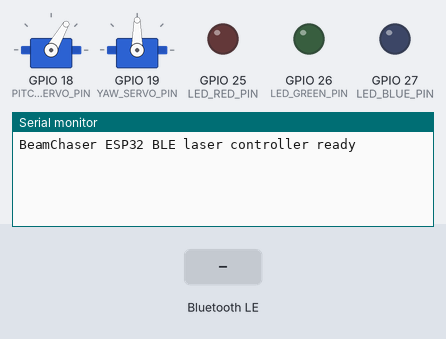
Simulated run of this sketch. Board: ESP32. Parts: 2 × servo, output pins drawn as LEDs (lit = HIGH), the last lines printed to the serial monitor. The inputs (shaded band) are chosen by the test bench. Nothing arrives over Bluetooth unless stated; a phone connects over Bluetooth LE 3 s after start.

Above: at 1.2 s.
1.3 s: Bluetooth LE write "RUNNING" received
At 2.6 s:
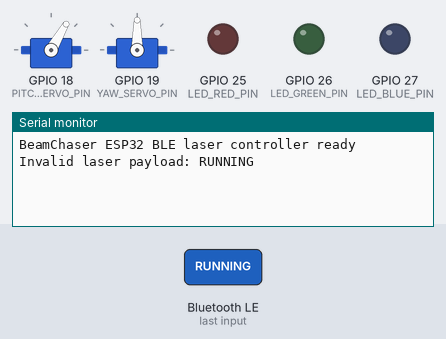
4.3 s: Bluetooth LE write "{" received
At 4.9 s:
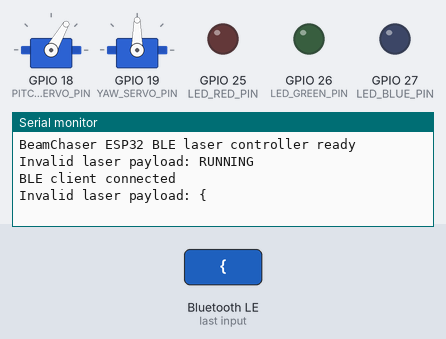
5.8 s: Bluetooth LE write "-" received
At 7.2 s:
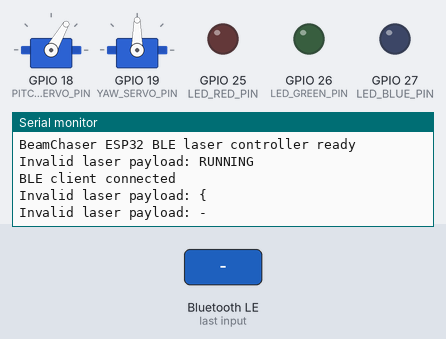

Measured:
- after the input at 1.3 s, the serial monitor: prints a new line at once (image 1)
- after the input at 4.3 s, the serial monitor: prints a new line at once (image 2)
- after the input at 5.8 s, the serial monitor: prints a new line at once (image 3)

The sketch:

beam_esp32_laser_control.ino
```cpp
#include <BLE2902.h>
#include <BLEDevice.h>
#include <BLEServer.h>
#include <BLEUtils.h>
#include <ESP32Servo.h>

namespace {
const char* DEVICE_NAME = "BeamChaser-ESP32";
const char* SERVICE_UUID = "0000FFE0-0000-1000-8000-00805F9B34FB";
const char* CHARACTERISTIC_UUID = "0000FFE1-0000-1000-8000-00805F9B34FB";

constexpr int PITCH_SERVO_PIN = 18;
constexpr int YAW_SERVO_PIN = 19;
constexpr int LED_RED_PIN = 25;
constexpr int LED_GREEN_PIN = 26;
constexpr int LED_BLUE_PIN = 27;

constexpr int PWM_CHANNEL_RED = 0;
constexpr int PWM_CHANNEL_GREEN = 1;
constexpr int PWM_CHANNEL_BLUE = 2;
constexpr int PWM_FREQUENCY = 5000;
constexpr int PWM_RESOLUTION = 8;

constexpr float MIN_PITCH_DEG = 35.0f;
constexpr float MAX_PITCH_DEG = 80.0f;
constexpr float MIN_YAW_DEG = -20.0f;
constexpr float MAX_YAW_DEG = 20.0f;
constexpr float SAFE_PITCH_DEG = 60.0f;
constexpr float SAFE_YAW_DEG = 0.0f;
constexpr uint32_t COMMAND_TIMEOUT_MS = 1500;
}

struct LaserPacket {
  float pitchDeg = SAFE_PITCH_DEG;
  float yawDeg = SAFE_YAW_DEG;
  int red = 0;
  int green = 0;
  int blue = 0;
  float intensity = 0.0f;
  String mode = "SAFE";
};

Servo pitchServo;
Servo yawServo;
BLECharacteristic* laserCharacteristic = nullptr;

bool bleClientConnected = false;
uint32_t lastCommandAtMs = 0;
LaserPacket currentPacket;

float clampFloat(float value, float minValue, float maxValue) {
  if (value < minValue) {
    return minValue;
  }

  if (value > maxValue) {
    return maxValue;
  }

  return value;
}

int clampInt(int value, int minValue, int maxValue) {
  if (value < minValue) {
    return minValue;
  }

  if (value > maxValue) {
    return maxValue;
  }

  return value;
}

bool extractFloatValue(const String& payload, const String& key, float& outValue) {
  const int keyIndex = payload.indexOf(key);
  if (keyIndex < 0) {
    return false;
  }

  const int colonIndex = payload.indexOf(':', keyIndex + key.length());
  if (colonIndex < 0) {
    return false;
  }

  int endIndex = colonIndex + 1;
  while (endIndex < payload.length()) {
    const char valueChar = payload.charAt(endIndex);
    if ((valueChar >= '0' && valueChar <= '9') || valueChar == '-' || valueChar == '.') {
      endIndex += 1;
      continue;
    }
    break;
  }

  if (endIndex <= colonIndex + 1) {
    return false;
  }

  outValue = payload.substring(colonIndex + 1, endIndex).toFloat();
  return true;
}

bool extractStringValue(const String& payload, const String& key, String& outValue) {
  const int keyIndex = payload.indexOf(key);
  if (keyIndex < 0) {
    return false;
  }

  const int colonIndex = payload.indexOf(':', keyIndex + key.length());
  const int quoteStart = payload.indexOf('"', colonIndex + 1);
  const int quoteEnd = payload.indexOf('"', quoteStart + 1);
  if (colonIndex < 0 || quoteStart < 0 || quoteEnd < 0) {
    return false;
  }

  outValue = payload.substring(quoteStart + 1, quoteEnd);
  return true;
}

bool extractColorValue(const String& payload, const String& key, int& outRed, int& outGreen, int& outBlue) {
  const int keyIndex = payload.indexOf(key);
  if (keyIndex < 0) {
    return false;
  }

  const int bracketStart = payload.indexOf('[', keyIndex + key.length());
  const int bracketEnd = payload.indexOf(']', bracketStart + 1);
  if (bracketStart < 0 || bracketEnd < 0) {
    return false;
  }

  const String colorPayload = payload.substring(bracketStart + 1, bracketEnd);
  int firstComma = colorPayload.indexOf(',');
  int secondComma = colorPayload.indexOf(',', firstComma + 1);
  if (firstComma < 0 || secondComma < 0) {
    return false;
  }

  outRed = colorPayload.substring(0, firstComma).toInt();
  outGreen = colorPayload.substring(firstComma + 1, secondComma).toInt();
  outBlue = colorPayload.substring(secondComma + 1).toInt();
  return true;
}

bool parseJsonPayload(const String& payload, LaserPacket& nextPacket) {
  float pitchDeg = SAFE_PITCH_DEG;
  float yawDeg = SAFE_YAW_DEG;
  float intensity = 0.0f;
  String mode = "SAFE";
  int red = 0;
  int green = 0;
  int blue = 0;

  const bool hasPitch = extractFloatValue(payload, "\"p\"", pitchDeg);
  const bool hasYaw = extractFloatValue(payload, "\"y\"", yawDeg);
  const bool hasColor = extractColorValue(payload, "\"c\"", red, green, blue);
  const bool hasIntensity = extractFloatValue(payload, "\"i\"", intensity);
  const bool hasMode = extractStringValue(payload, "\"m\"", mode);

  if (!hasPitch || !hasYaw || !hasColor || !hasIntensity || !hasMode) {
    return false;
  }

  nextPacket.pitchDeg = clampFloat(pitchDeg, MIN_PITCH_DEG, MAX_PITCH_DEG);
  nextPacket.yawDeg = clampFloat(yawDeg, MIN_YAW_DEG, MAX_YAW_DEG);
  nextPacket.red = clampInt(red, 0, 255);
  nextPacket.green = clampInt(green, 0, 255);
  nextPacket.blue = clampInt(blue, 0, 255);
  nextPacket.intensity = clampFloat(intensity, 0.0f, 1.0f);
  nextPacket.mode = mode == "RUNNING" ? "RUNNING" : "SAFE";
  return true;
}

bool parseCompactPayload(const String& payload, LaserPacket& nextPacket) {
  float pitchDeg = 0.0f;
  float yawDeg = 0.0f;
  float intensity = 0.0f;
  char modeBuffer[16] = {0};
  int red = 0;
  int green = 0;
  int blue = 0;

  const int matches = sscanf(
    payload.c_str(),
    "P:%f;Y:%f;C:%d,%d,%d;I:%f;M:%15s",
    &pitchDeg,
    &yawDeg,
    &red,
    &green,
    &blue,
    &intensity,
    modeBuffer
  );

  if (matches != 7) {
    return false;
  }

  nextPacket.pitchDeg = clampFloat(pitchDeg, MIN_PITCH_DEG, MAX_PITCH_DEG);
  nextPacket.yawDeg = clampFloat(yawDeg, MIN_YAW_DEG, MAX_YAW_DEG);
  nextPacket.red = clampInt(red, 0, 255);
  nextPacket.green = clampInt(green, 0, 255);
  nextPacket.blue = clampInt(blue, 0, 255);
  nextPacket.intensity = clampFloat(intensity, 0.0f, 1.0f);
  nextPacket.mode = String(modeBuffer) == "RUNNING" ? "RUNNING" : "SAFE";
  return true;
}

void applyPacket(const LaserPacket& packet) {
  currentPacket = packet;

  const int pitchServoDeg = clampInt((int)round(packet.pitchDeg), (int)MIN_PITCH_DEG, (int)MAX_PITCH_DEG);
  const int yawServoDeg = clampInt((int)round(90.0f + packet.yawDeg), 70, 110);
  pitchServo.write(pitchServoDeg);
  yawServo.write(yawServoDeg);

  const float brightness = packet.mode == "RUNNING" ? packet.intensity : 0.0f;
  ledcWrite(PWM_CHANNEL_RED, (uint32_t)round(packet.red * brightness));
  ledcWrite(PWM_CHANNEL_GREEN, (uint32_t)round(packet.green * brightness));
  ledcWrite(PWM_CHANNEL_BLUE, (uint32_t)round(packet.blue * brightness));
}

void enterSafeMode() {
  LaserPacket safePacket;
  applyPacket(safePacket);
}

class LaserCallbacks : public BLECharacteristicCallbacks {
  void onWrite(BLECharacteristic* characteristic) override {
    std::string rawValue = characteristic->getValue();
    if (rawValue.empty()) {
      return;
    }

    String payload(rawValue.c_str());
    payload.trim();

    LaserPacket nextPacket;
    const bool parsed = payload.startsWith("{")
      ? parseJsonPayload(payload, nextPacket)
      : parseCompactPayload(payload, nextPacket);

    if (!parsed) {
      Serial.print("Invalid laser payload: ");
      Serial.println(payload);
      enterSafeMode();
      return;
    }

    lastCommandAtMs = millis();
    applyPacket(nextPacket);
    characteristic->setValue(nextPacket.mode.c_str());
    characteristic->notify();
  }
};

class ServerCallbacks : public BLEServerCallbacks {
  void onConnect(BLEServer* server) override {
    bleClientConnected = true;
    lastCommandAtMs = millis();
    Serial.println("BLE client connected");
  }

  void onDisconnect(BLEServer* server) override {
    bleClientConnected = false;
    enterSafeMode();
    server->startAdvertising();
    Serial.println("BLE client disconnected, safe mode engaged");
  }
};

void setupPwmChannel(int pin, int channel) {
  ledcSetup(channel, PWM_FREQUENCY, PWM_RESOLUTION);
  ledcAttachPin(pin, channel);
  ledcWrite(channel, 0);
}

void setup() {
  Serial.begin(115200);

  pitchServo.setPeriodHertz(50);
  yawServo.setPeriodHertz(50);
  pitchServo.attach(PITCH_SERVO_PIN, 500, 2400);
  yawServo.attach(YAW_SERVO_PIN, 500, 2400);

  setupPwmChannel(LED_RED_PIN, PWM_CHANNEL_RED);
  setupPwmChannel(LED_GREEN_PIN, PWM_CHANNEL_GREEN);
  setupPwmChannel(LED_BLUE_PIN, PWM_CHANNEL_BLUE);
  enterSafeMode();

  BLEDevice::init(DEVICE_NAME);
  BLEServer* server = BLEDevice::createServer();
  server->setCallbacks(new ServerCallbacks());

  BLEService* service = server->createService(SERVICE_UUID);
  laserCharacteristic = service->createCharacteristic(
    CHARACTERISTIC_UUID,
    BLECharacteristic::PROPERTY_READ |
      BLECharacteristic::PROPERTY_WRITE |
      BLECharacteristic::PROPERTY_NOTIFY
  );
  laserCharacteristic->addDescriptor(new BLE2902());
  laserCharacteristic->setCallbacks(new LaserCallbacks());
  laserCharacteristic->setValue("SAFE");

  service->start();
  server->getAdvertising()->start();
  Serial.println("BeamChaser ESP32 BLE laser controller ready");
}

void loop() {
  if (!bleClientConnected) {
    delay(20);
    return;
  }

  if (millis() - lastCommandAtMs > COMMAND_TIMEOUT_MS) {
    enterSafeMode();
  }

  delay(20);
}
```
